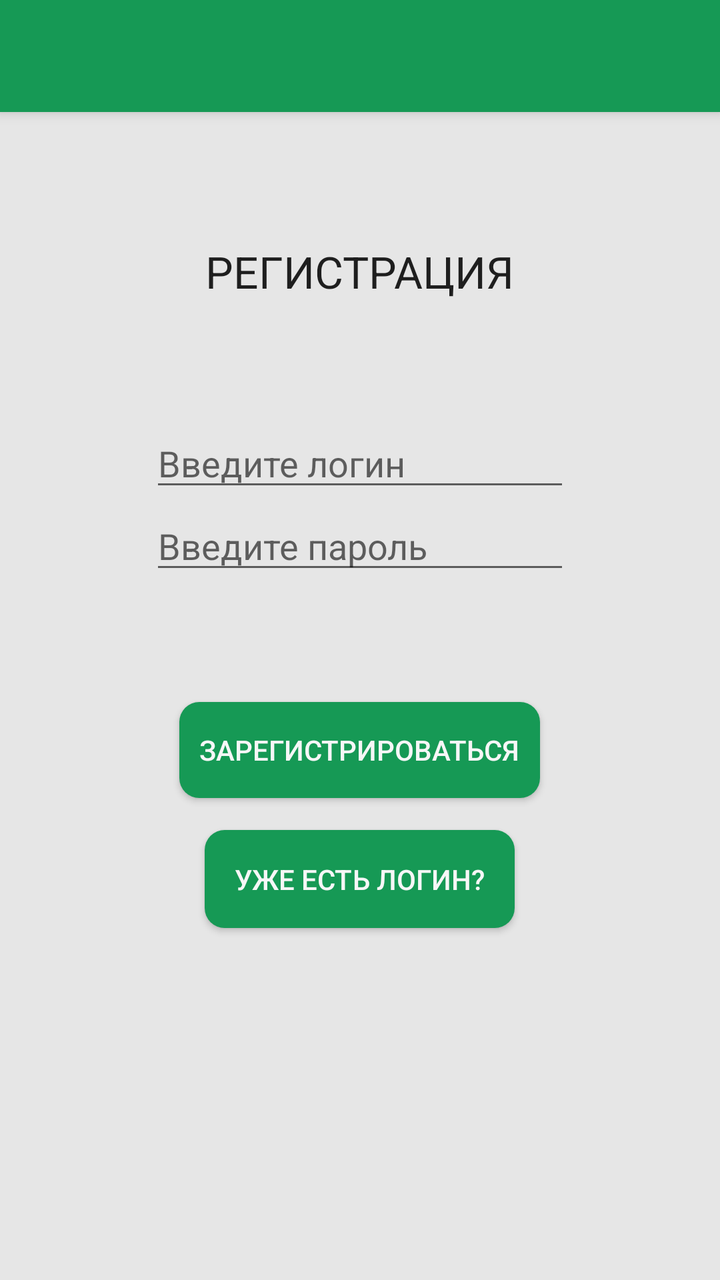
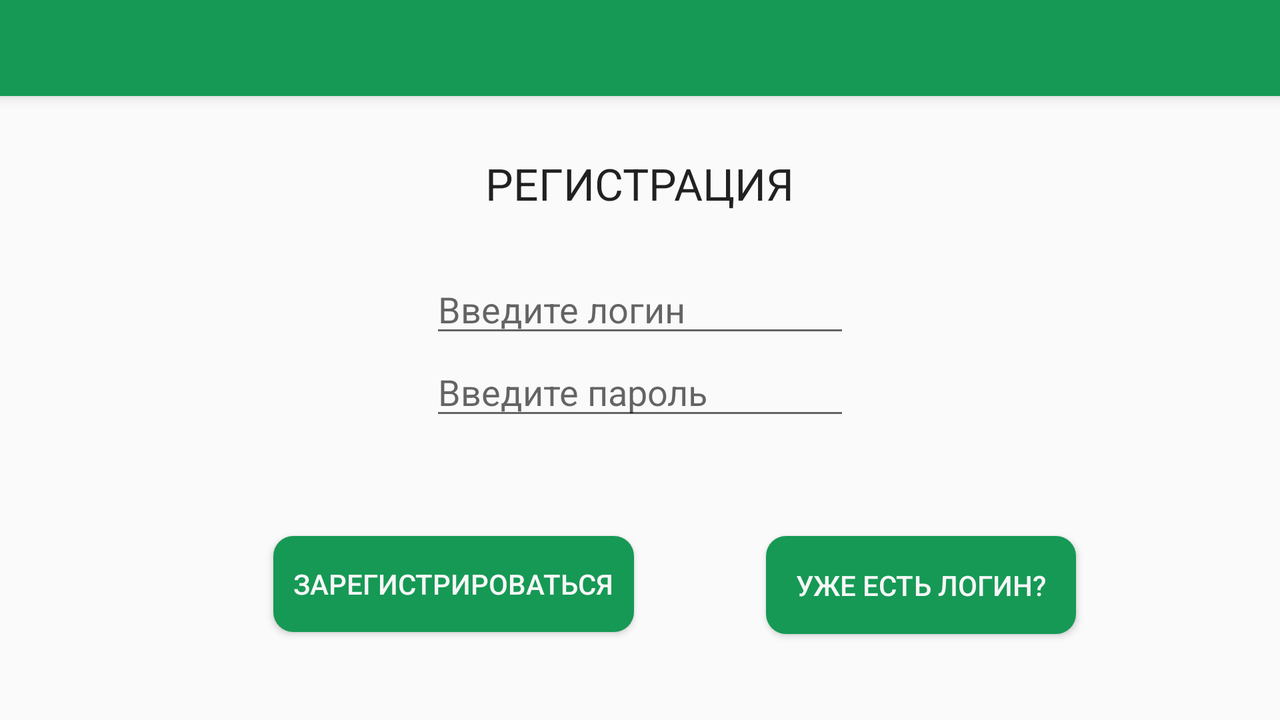

The same Android screen from two of the app's own layout files: first res/layout/ as a phone draws it, then the repository's variant for another configuration, drawn on a device whose configuration selects that folder. Both files follow.
<!-- AndroidManifest.xml: application theme AppTheme -->
<!-- res/layout/user_registration_layout.xml -->
<?xml version="1.0" encoding="utf-8"?>
<RelativeLayout xmlns:android="http://schemas.android.com/apk/res/android"
    android:orientation="vertical" android:layout_width="match_parent"
    android:layout_height="match_parent"
    android:background="@color/backGroundDark">
    <include layout="@layout/toolbar"
        android:id="@+id/include" />

    <TextView
        android:layout_width="wrap_content"
        android:layout_height="wrap_content"
        android:textAppearance="?android:attr/textAppearanceLarge"
        android:text="@string/titleRegister"
        android:id="@+id/txtPassword"
        android:layout_below="@+id/include"
        android:layout_centerHorizontal="true"
        android:layout_marginTop="@dimen/marginLoginTxt" />

    <EditText
        android:id="@+id/edRegister"
        android:layout_width="wrap_content"
        android:layout_height="wrap_content"
        android:inputType="textPersonName"
        android:hint="@string/inputLogin"
        android:ems="10"
        android:layout_marginTop="@dimen/marginLoginEd"
        android:layout_below="@+id/txtPassword"
        android:layout_centerHorizontal="true" />

    <EditText
        android:id="@+id/edRegPassw"
        android:layout_width="wrap_content"
        android:layout_height="wrap_content"
        android:inputType="textPassword"
        android:hint="@string/inputPass"
        android:ems="10"
        android:layout_below="@+id/edRegister"
        android:layout_alignLeft="@+id/edRegister"
        android:layout_alignStart="@+id/edRegister" />

    <Button
        android:id="@+id/regBtn"
        android:layout_width="wrap_content"
        android:layout_height="wrap_content"
        android:textColor="@color/white"
        android:background="@drawable/button_rounded_all"
        android:padding="@dimen/padding_field"
        android:text="@string/registerButton"
        android:layout_below="@+id/edRegPassw"
        android:layout_centerHorizontal="true"
        android:layout_marginTop="@dimen/regAct_btn_margin" />

    <Button
        android:id="@+id/logToActiv"
        android:layout_width="wrap_content"
        android:layout_height="wrap_content"
        android:textColor="@color/white"
        android:background="@drawable/button_rounded_all"
        android:text="@string/logBtnActivity"
        android:padding="@dimen/text_items"
        android:layout_below="@+id/regBtn"
        android:layout_centerHorizontal="true"
        android:layout_marginTop="@dimen/field_size" />
</RelativeLayout>
<!-- res/layout/toolbar.xml (included above) -->
<?xml version="1.0" encoding="utf-8"?>
<android.support.v7.widget.Toolbar
    xmlns:android="http://schemas.android.com/apk/res/android"
    xmlns:app="http://schemas.android.com/apk/res-auto"
    android:id="@+id/toolbar"
    android:layout_width="match_parent"
    android:layout_height="wrap_content"
    android:background="?attr/colorPrimary"
    android:fitsSystemWindows="true"
    android:elevation="@dimen/toolbar_elevation"
    app:theme="@style/ThemeOverlay.AppCompat.Dark.ActionBar"
    app:popupTheme="@style/Theme.AppCompat.Light"/>
<!-- resources referenced by this layout -->
<resources>
  <color name="backGroundDark">#e6e6e6</color>
  <color name="white">#F7F7F7</color>
  <dimen name="field_size">16dp</dimen>
  <dimen name="marginLoginEd">59dp</dimen>
  <dimen name="marginLoginTxt">65dp</dimen>
  <dimen name="padding_field">10dp</dimen>
  <dimen name="regAct_btn_margin">59dp</dimen>
  <dimen name="text_items">15dp</dimen>
  <dimen name="toolbar_elevation">4dp</dimen>
  <!-- drawable button_rounded_all (drawable) -->
  <?xml version="1.0" encoding="utf-8"?>
  <selector
      xmlns:android="http://schemas.android.com/apk/res/android">
      <item>
          <shape>
              <solid android:color="@color/primary"/>
              <corners android:radius="10.0dip" />
          </shape>
      </item>
  </selector>
  <string name="inputLogin">Введите логин</string>
  <string name="inputPass">Введите пароль</string>
  <string name="logBtnActivity">Уже есть логин?</string>
  <string name="registerButton">Зарегистрироваться</string>
  <string name="titleRegister">РЕГИСТРАЦИЯ</string>
  <style name="AppTheme" parent="Theme.AppCompat.Light.NoActionBar">
          
          <item name="colorPrimary">@color/primary</item>
          <item name="colorAccent">@color/fabcolor</item>
          <item name="windowActionModeOverlay">true</item>
          <item name="actionModeStyle">@style/LoftActionMode</item>
      </style>
  <color name="primary">#169955</color>
  <color name="fabcolor">#5a9199</color>
  <style name="LoftActionMode" parent="Base.Widget.AppCompat.ActionMode">
          <item name="background">@color/primary</item>
          <item name="backgroundSplit">@color/primary</item>
      </style>
</resources>
<!-- res/layout-land/user_registration_layout.xml (the repository's variant of the layout above) -->
<!-- drawn on the phone turned sideways -->
<?xml version="1.0" encoding="utf-8"?>
<RelativeLayout xmlns:android="http://schemas.android.com/apk/res/android"
    android:orientation="vertical" android:layout_width="match_parent"
    android:layout_height="match_parent"
    style="@style/ContainerLand">
    <include layout="@layout/toolbar"
        android:id="@+id/include" />

    <TextView
        android:layout_width="wrap_content"
        android:layout_height="wrap_content"
        android:textAppearance="?android:attr/textAppearanceLarge"
        android:text="@string/titleRegister"
        android:id="@+id/txtPassword"
        android:layout_marginTop="29dp"
        android:layout_below="@+id/include"
        android:layout_centerHorizontal="true" />

    <EditText
        android:id="@+id/edRegister"
        android:layout_width="wrap_content"
        android:layout_height="wrap_content"
        android:inputType="textPersonName"
        android:hint="@string/inputLogin"
        android:ems="10"
        android:layout_below="@+id/txtPassword"
        android:layout_centerHorizontal="true"
        android:layout_marginTop="26dp" />

    <EditText
        android:id="@+id/edRegPassw"
        android:layout_width="wrap_content"
        android:layout_height="wrap_content"
        android:inputType="textPassword"
        android:hint="@string/inputPass"
        android:ems="10"
        android:layout_below="@+id/edRegister"
        android:layout_alignLeft="@+id/edRegister"
        android:layout_alignStart="@+id/edRegister" />

    <Button
        android:id="@+id/regBtn"
        android:layout_width="wrap_content"
        android:layout_height="wrap_content"
        android:textColor="@color/white"
        android:background="@drawable/button_rounded_all"
        android:padding="@dimen/padding_field"
        android:text="@string/registerButton"
        android:layout_marginBottom="44dp"
        android:layout_alignParentBottom="true"
        android:layout_alignRight="@+id/txtPassword"
        android:layout_alignEnd="@+id/txtPassword"
        android:layout_marginRight="80dp"
        android:layout_marginEnd="80dp" />

    <Button
        android:id="@+id/logToActiv"
        android:layout_width="wrap_content"
        android:layout_height="wrap_content"
        android:textColor="@color/white"
        android:background="@drawable/button_rounded_all"
        android:text="@string/logBtnActivity"
        android:padding="@dimen/text_items"
        android:layout_alignTop="@+id/regBtn"
        android:layout_alignParentRight="true"
        android:layout_alignParentEnd="true"
        android:layout_marginRight="102dp"
        android:layout_marginEnd="102dp" />
</RelativeLayout>
<!-- resources referenced by the variant -->
<!-- as the phone turned sideways resolves them -->
<resources>
  <color name="white">#F7F7F7</color>
  <dimen name="padding_field">10dp</dimen>
  <dimen name="text_items">15dp</dimen>
  <dimen name="toolbar_elevation">4dp</dimen>
  <!-- drawable button_rounded_all (drawable) -->
  <?xml version="1.0" encoding="utf-8"?>
  <selector
      xmlns:android="http://schemas.android.com/apk/res/android">
      <item>
          <shape>
              <solid android:color="@color/primary"/>
              <corners android:radius="10.0dip" />
          </shape>
      </item>
  </selector>
  <string name="inputLogin">Введите логин</string>
  <string name="inputPass">Введите пароль</string>
  <string name="logBtnActivity">Уже есть логин?</string>
  <string name="registerButton">Зарегистрироваться</string>
  <string name="titleRegister">РЕГИСТРАЦИЯ</string>
  <style name="ContainerLand">
          <item name="android:layout_width">wrap_content</item>
          <item name="android:layout_height">match_parent</item>
          <item name="android:gravity">center_horizontal</item>
          <item name="android:orientation">horizontal</item>
      </style>
  <style name="AppTheme" parent="Theme.AppCompat.Light.NoActionBar">
          
          <item name="colorPrimary">@color/primary</item>
          <item name="colorAccent">@color/fabcolor</item>
          <item name="windowActionModeOverlay">true</item>
          <item name="actionModeStyle">@style/LoftActionMode</item>
      </style>
  <color name="primary">#169955</color>
  <color name="fabcolor">#5a9199</color>
  <style name="LoftActionMode" parent="Base.Widget.AppCompat.ActionMode">
          <item name="background">@color/primary</item>
          <item name="backgroundSplit">@color/primary</item>
      </style>
</resources>
